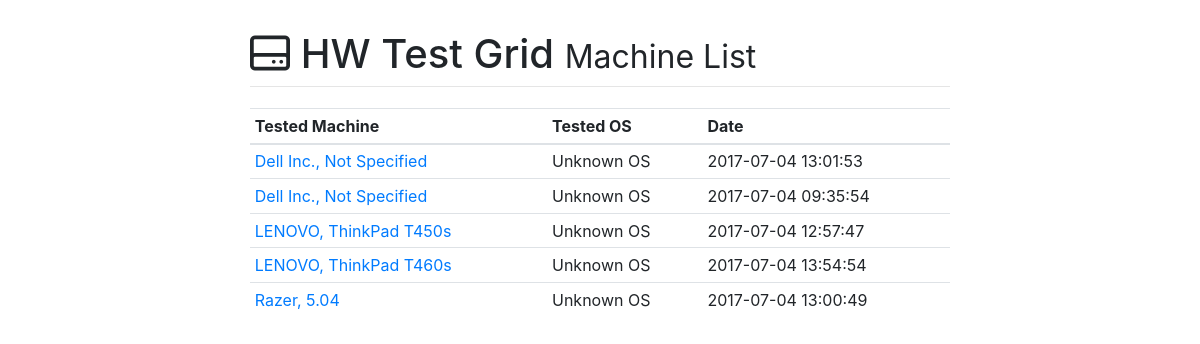
Page /list on the committed database.
### tables this page shows
CREATE TABLE hwtestdb (
  machine TEXT,

  -- NOTE: The selection of what to cache here will need to change in the future
  'manufacturer' TEXT,
  'product' TEXT, 
  'os' TEXT,
  'time' DATETIME,

  'unique_identifier' TEXT UNIQUE,

  'bundle' TEXT,
  'cache' JSON
);

### hwtestgrid.py (the view)
@app.route('/list')
def lst():
    db = db_get()
    query = ("select rowid,* from hwtestdb ORDER BY manufacturer, product, os, time DESC")
    cur = db.execute(query)
    data = cur.fetchall()
    return render_template('list.html',
                           title="Machine List",
                           entries=data)

### hwtestgrid.py (called while the page is built)
def db_connect():
    db_path = app.config['DATABASE']
    rv = sqlite3.connect(db_path)
    rv.row_factory = sqlite3.Row
    return rv

def db_get():
    from flask import g
    if not hasattr(g, 'the_database'):
        g.the_database = db_connect()
    return g.the_database

@app.teardown_appcontext
def db_close(error):
    from flask import g
    if hasattr(g, 'the_database'):
        g.the_database.close()

@app.teardown_request
def clean_tmpdir(error):
    if hasattr(request, 'the_tmpdir'):
        try:
            shutil.rmtree(request.the_tmpdir)
        except OSError:
            pass

### templates/list.html
{% extends "layout.html" %}
{% block body %}
<table class="table table-sm table-hover">
  <thead>
    <tr>
      <th>Tested Machine</th>
      <th>Tested OS</th>
      <th>Date</th>
    </tr>
    <tbody>
    {% for entry in entries %}
    <tr>
      <td><a href="/testrun/{{ entry.rowid }}"> {{ entry.manufacturer }}, {{ entry.product }} </a></td>
      <td>{{ entry.OS }} </a></td>
      <td>{{ entry.time }} </a></td>
    </tr>
  {% endfor %}
    </tbody>
</table>
{% endblock %}

### templates/layout.html (shortened to what this page needs)
<!doctype html>
<html>
  <head>
    <link rel="stylesheet" href="https://maxcdn.bootstrapcdn.com/bootstrap/4.0.0-alpha.6/css/bootstrap.min.css">
    <link rel=stylesheet type=text/css href="{{ url_for('static', filename='hwtestgrid.css') }}">
  </head>
  <body>
    <div class="container">
      <div class="header">
        <h1>
          <i class="fa fa-hdd-o" aria-hidden="true"></i>
          HW Test Grid
          <small>{{ title }}</small>
        </h1>
      </div>
      <div class="row">
      </div>
      {% block body %}{% endblock %}
    </div>
  </body>
</html>

### static/hwtestgrid.css (style rules this page uses)
body { padding-top: 30px; padding-bottom: 20px; }
.header, .marketing, .footer { padding-right: 15px; padding-left: 15px; }
.header { border-bottom: 1px solid #e5e5e5; }
.row { padding-bottom: 1em; }
@media (min-width: 768px) { .container { max-width: 730px; } }
@media screen and (min-width: 768px) { .header, .marketing, .footer { padding-right: 0; padding-left: 0; } }
@media screen and (min-width: 768px) { .header { margin-bottom: 5px; } }

### rows in the picture
hwtestdb: manufacturer "Dell Inc.", product "Not Specified", OS "Unknown OS", time "2017-07-04 13:01:53"
hwtestdb: manufacturer "Dell Inc.", product "Not Specified", OS "Unknown OS", time "2017-07-04 09:35:54"
hwtestdb: manufacturer "LENOVO", product "ThinkPad T450s", OS "Unknown OS", time "2017-07-04 12:57:47"
hwtestdb: manufacturer "LENOVO", product "ThinkPad T460s", OS "Unknown OS", time "2017-07-04 13:54:54"
hwtestdb: manufacturer "Razer", product "5.04", OS "Unknown OS", time "2017-07-04 13:00:49"

### other values in the picture
{{ title }} "Machine List"
